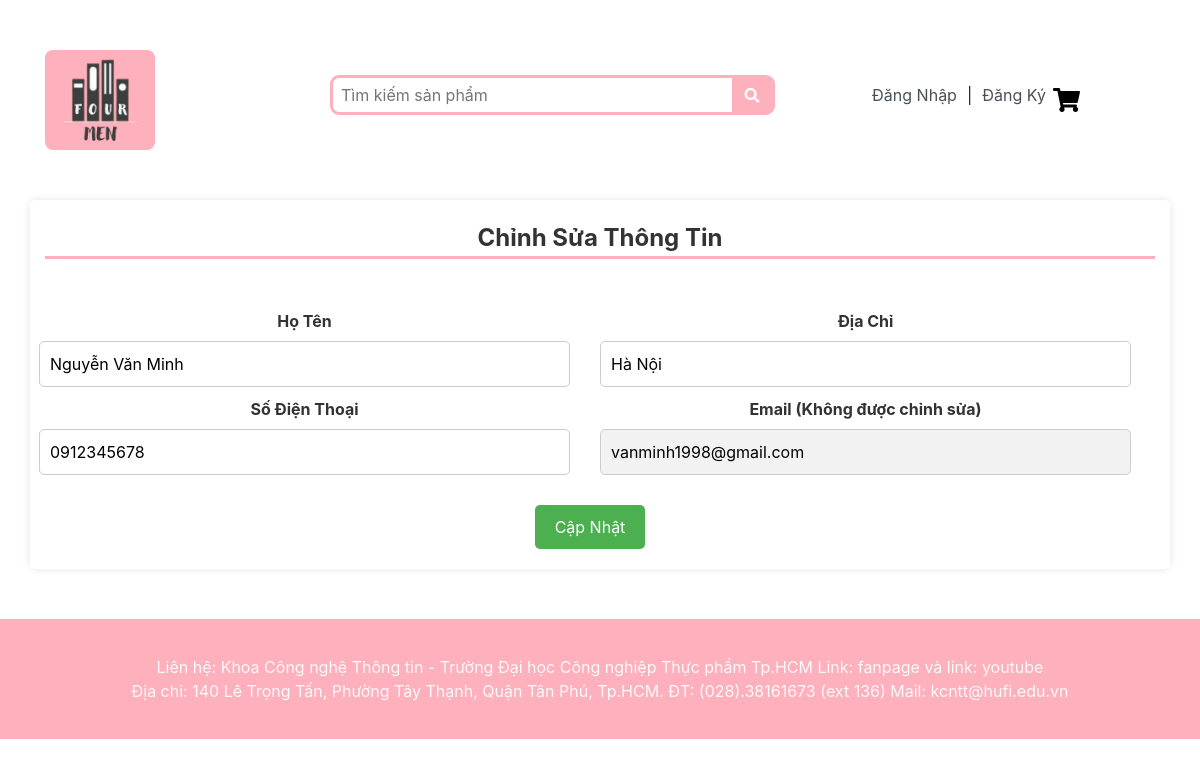
Page /ThongTinCaNhanKH.php?email=vanminh1998@gmail.com on the committed database.
### tables this page shows
CREATE TABLE `khachhang` (
  `MaKH` int(11) NOT NULL,
  `HoTen_KH` varchar(100) NOT NULL,
  `DiaChi_KH` varchar(255) NOT NULL,
  `SDT_KH` varchar(255) NOT NULL,
  `Email_KH` varchar(255) NOT NULL,
  `Password_KH` varchar(200) NOT NULL
);

### ThongTinCaNhanKH.php (the view, shortened to what this page needs)
<?php
$email = $_GET['email'];
$pdo = new PDO("mysql:host=localhost;dbname=ql_vanphongpham", "root", "");
$pdo->query("set names utf8");
$query = $pdo->prepare("SELECT HoTen_KH, DiaChi_KH, SDT_KH, Email_KH FROM KhachHang WHERE Email_KH = :email");
$query->execute(['email' => $email]);
$result = $query->fetch(PDO::FETCH_ASSOC);
?>
<!DOCTYPE html>
<html lang="en">
<head>
    <link rel="stylesheet" href="Bootstrap/bootstrap.min.css">
    <link rel="stylesheet" href="styles.css">
    <link rel="stylesheet" href="DangNhaps.css">
    <link rel="stylesheet" href="ThongTinCaNhanKH.css">
</head>
<body>
    <?php
    include "Header.php";
    ?>
    <div class="container auth">
        <div class="row">
            <div class="col">
                <div class="swich">
                    <div class="row">
                        <div class="col">
                            <div class="au DangNhap">Chỉnh Sửa Thông Tin</div>
                        </div>
                    </div>
                </div>
            </div>
        </div>
        <div class="row">
            <form method="POST" action="UpdateTTKH.php">
                <div class="row form">
                    <div class="row">
                        <div class="col">
                            <label>Họ Tên </label>
                            <input type="text" name="HoTen_KH" class="HoTen_KH in"
                                value="<?php echo $result['HoTen_KH']; ?>">
                        </div>
                        <div class="col">
                            <label>Địa Chỉ </label>
                            <input type="text" name="DiaChi_KH" class="DiaChi_KH in"
                                value="<?php echo $result['DiaChi_KH']; ?>">
                        </div>
                    </div>
                    <div class="row">
                        <div class="col">
                            <label>Số Điện Thoại </label>
                            <input type="tel" name="SDT_KH" class="SDT_KH in" value="<?php echo $result['SDT_KH']; ?>">
                        </div>
                        <div class="col">
                            <label>Email (Không được chỉnh sửa)</label>
                            <input type="text" name="Email_KH" class="Email_KH in"
                                value="<?php echo $result['Email_KH']; ?>" readonly>
                        </div>
                    </div>
                    <div class="row">
                        <div class="col">
                            <button class="submit" type="submit">Cập Nhật</button>
                        </div>
                    </div>
                </div>
            </form>
        </div>
    </div>
    <?php
    include "Footer.php";
    ?>
</body>
</html>

### DangNhaps.css (style rules this page uses)
.DangNhap { border-bottom: 3px solid #FFB0BD; text-align: center; }
.auth { text-align: center; }
.submit { margin: 0; margin-left: 10px; margin-top: 20px; }

### ThongTinCaNhanKH.css (style rules this page uses)
body { background-color: #f2f2f2; }
.container { margin-top: 50px; }
.auth { background-color: #fff; padding: 20px; border-radius: 5px; box-shadow: 0px 0px 10px rgba(0, 0, 0, 0.1); }
.swich { margin-bottom: 20px; }
.au { font-size: 24px; font-weight: bold; color: #333; margin-bottom: 10px; }
.form { margin-top: 20px; }
label { font-weight: bold; color: #333; }
.in { width: 100%; padding: 10px; border: 1px solid #ccc; border-radius: 5px; margin-bottom: 10px; }
.submit { background-color: #4CAF50; color: white; padding: 10px 20px; border: none; border-radius: 5px; cursor: pointer; }
.Email_KH { width: 100%; padding: 10px; border: 1px solid #ccc; border-radius: 5px; margin-bottom: 10px; background-color: #f2f2f2; cursor: default; }

### rows in the picture
khachhang: HoTen_KH "Nguyễn Văn Minh", DiaChi_KH "Hà Nội", SDT_KH "0912345678", Email_KH "vanminh1998@gmail.com"
